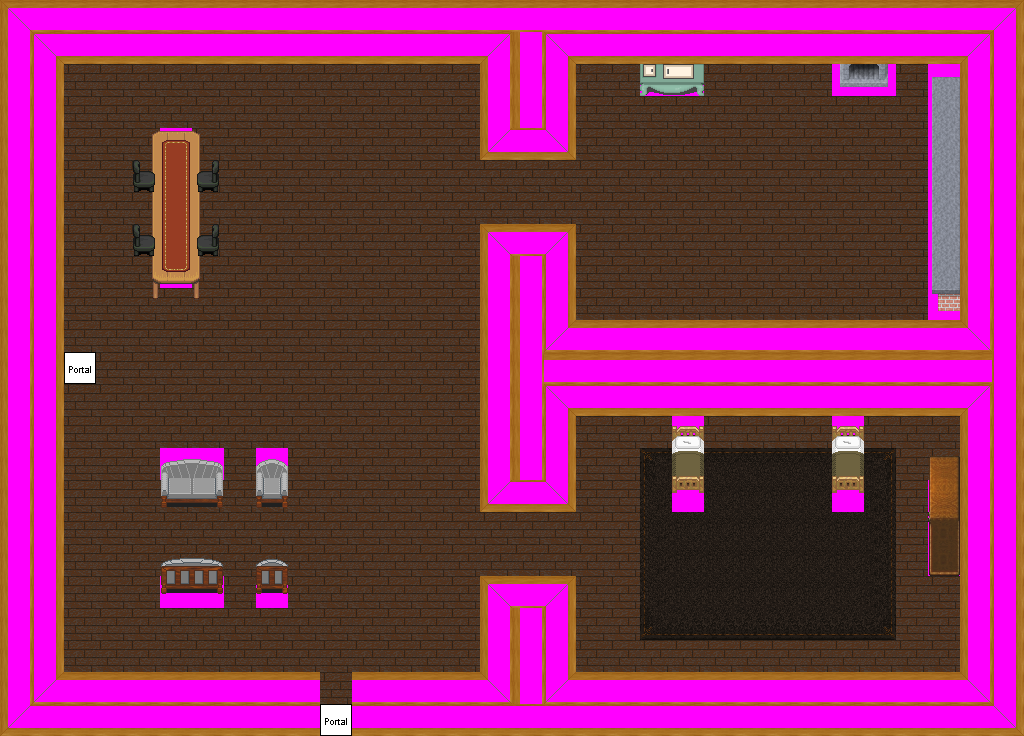

The image is a tile-based game level rendered from a .tmx file. Its description and source (layers, tilesets, objects; grid data summarised) follow:
An orthogonal 32x23 tile map with 32x32 px tiles, 6 tile layers (Ground, Objects, Above, Walkable, ...), 16 tilesets.

<map version="1.0" orientation="orthogonal" width="32" height="23" tilewidth="32" tileheight="32">
 <tileset firstgid="1" name="building_wall_wallpapers" tilewidth="32" tileheight="32">
  <image source="../drawable/building_wall_wallpapers.png" width="160" height="160" />
 </tileset>
 <tileset firstgid="26" name="building_wall_wood_trim" tilewidth="32" tileheight="32">
  <image source="../drawable/building_wall_wood_trim.png" width="320" height="160" />
 </tileset>
 <tileset firstgid="76" name="ground_indoor_floor_tiles" tilewidth="32" tileheight="32">
  <image source="../drawable/ground_indoor_floor_tiles.png" width="96" height="96" />
 </tileset>
 <tileset firstgid="85" name="logic_portal" tilewidth="32" tileheight="32">
  <image source="../drawable/logic_portal.png" width="256" height="96" />
 </tileset>
 <tileset firstgid="109" name="furniture_table_wooden_with_candles" tilewidth="32" tileheight="32">
  <image source="../drawable/furniture_table_wooden_with_candles.png" width="96" height="128" />
 </tileset>
 <tileset firstgid="121" name="furniture_carpet_brown_rug3" tilewidth="32" tileheight="32">
  <image source="../drawable/furniture_carpet_brown_rug3.png" width="96" height="96" />
 </tileset>
 <tileset firstgid="130" name="furniture_bed_single_grey" tilewidth="32" tileheight="32">
  <image source="../drawable/furniture_bed_single_grey.png" width="96" height="96" />
 </tileset>
 <tileset firstgid="139" name="furniture_shelve_wardrobe_lateral" tilewidth="32" tileheight="32">
  <image source="../drawable/furniture_shelve_wardrobe_lateral.png" width="64" height="128" />
 </tileset>
 <tileset firstgid="147" name="furniture_kitchen_stove" tilewidth="32" tileheight="32">
  <image source="../drawable/furniture_kitchen_stove.png" width="64" height="96" />
 </tileset>
 <tileset firstgid="153" name="furniture_kitchen_warmer_2" tilewidth="32" tileheight="32">
  <image source="../drawable/furniture_kitchen_warmer_2.png" width="64" height="96" />
 </tileset>
 <tileset firstgid="159" name="furniture_kitchen_cabinets" tilewidth="32" tileheight="32">
  <image source="../drawable/furniture_kitchen_cabinets.png" width="128" height="352" />
 </tileset>
 <tileset firstgid="203" name="furniture_chair_sofa_chair_grey" tilewidth="32" tileheight="32">
  <image source="../drawable/furniture_chair_sofa_chair_grey.png" width="96" height="128" />
 </tileset>
 <tileset firstgid="215" name="furniture_chair_greenish_grey" tilewidth="32" tileheight="32">
  <image source="../drawable/furniture_chair_greenish_grey.png" width="64" height="64" />
 </tileset>
 <tileset firstgid="219" name="furniture_picture_small" tilewidth="32" tileheight="32">
  <image source="../drawable/furniture_picture_small.png" width="96" height="32" />
 </tileset>
 <tileset firstgid="222" name="building_stairs_stairs" tilewidth="32" tileheight="32">
  <image source="../drawable/building_stairs_stairs.png" width="64" height="192" />
 </tileset>
 <tileset firstgid="234" name="walkable_sentinel" tilewidth="32" tileheight="32">
  <image source="../drawable/walkable_sentinel.png" width="32" height="32" />
 </tileset>
 <layer name="Ground" width="32" height="23">
  <data>[736 cells, 736 non-empty, 13 distinct tile ids]</data>
 </layer>
 <layer name="Objects" width="32" height="23">
  <data>[736 cells, 21 non-empty, 19 distinct tile ids]</data>
 </layer>
 <layer name="Above" width="32" height="23">
  <data>[736 cells, 6 non-empty, 5 distinct tile ids]</data>
 </layer>
 <layer name="Walkable" width="32" height="23">
  <data>[736 cells, 313 non-empty, 1 distinct tile ids]</data>
 </layer>
 <layer name="Objects_stendhal" width="32" height="23">
  <data>[736 cells, 331 non-empty, 51 distinct tile ids]</data>
 </layer>
 <layer name="Objects_stendhal2" width="32" height="23">
  <data>[736 cells, 2 non-empty, 1 distinct tile ids]</data>
 </layer>
 <objectgroup name="Mapevents" width="32" height="23" />
 <objectgroup name="Spawn" width="32" height="23" />
 <objectgroup name="Keys" width="32" height="23" />
 <objectgroup name="Replace" width="32" height="23" />
</map>
